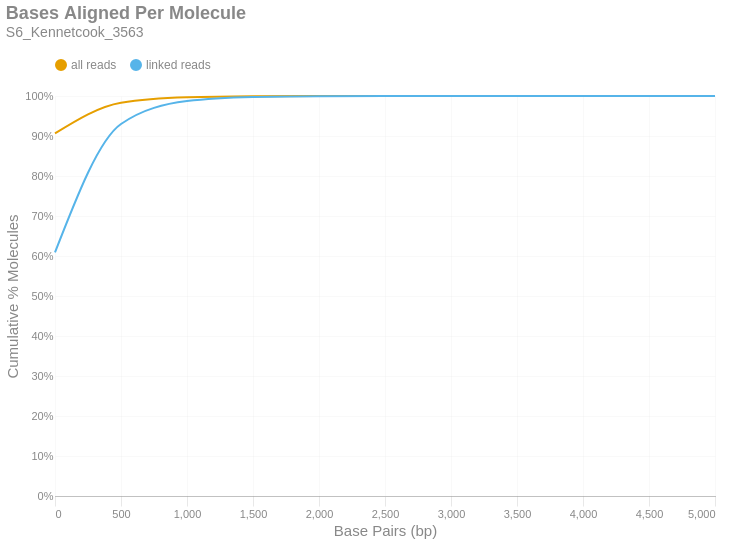

Source (notebook cell):
### Markdown cell above
### Bases Aligned Per Molecule
This is a cumulative frequency distribution showing the number of base pairs aligned per unique molecule. These data are shown in 500 bp bins. There are two distributions: one with `all reads` (yellow) and another with only `linked reads` (blue). The percent of molecules in the `linked reads` distribution is relative to the total number of linked molecules.

### Code cell
if SKIPLR:
    print_html(f"Skipped")
else:
    binned_df = consolidated_hist(valids['aligned_bp'], mask, 500, True)
    with SafeRender(binned_df):
        (
            density_plot(binned_df, 'Bases Aligned Per Molecule', samplename, 'basesper')
            .encode(
                x=alt.X('bin:Q', title="Base Pairs (bp)").axis(tickMinStep=500).scale(padding=0),
                y=alt.Y('value:Q', title='Cumulative % Molecules')
                    .axis(format='%')
                    .scale(domain = [0,1])
                    .stack(False),
                color=alt.Color("key:N").scale(domain = ["all reads", "linked reads"]),
                tooltip = [
                    alt.Tooltip("key:N", title = "Data Type"),
                    alt.Tooltip("range_label:N", title="Bases Aligned Per Molecule"),
                    alt.Tooltip("value:Q", format = ".2%", title="% Molecules (Cum.)")
                ]
            )
        ).display()

### Figure 1 — Vega-Lite specification as saved in the notebook (floating-point values rounded to 4 significant figures)
{"width": "container", "height": 400, "config": {"title": {"anchor": "start", "dy": -15, "fontSize": 18, "color": "#888888", "subtitleColor": "#888888", "subtitleFontSize": 14}, "arc": {"fill": "#0072B2"}, "axis": {"domainColor": "#888888", "domainWidth": 0.5, "gridWidth": 0.2, "grid": false, "titleFontWeight": 400, "titleFontSize": 15, "labelFontSize": 11, "labelColor": "#888888", "tickColor": "#888888", "tickWidth": 0.2, "titleColor": "#888888"}, "axisBand": {"grid": false}, "axisX": {"grid": true, "tickSize": 10, "domainCap": "round"}, "axisY": {"domain": false, "grid": true, "tickSize": 0, "domainCap": "round"}, "background": "transparent", "header": {"labelFontSize": 15, "labelColor": "#888888", "titleFontSize": 15, "titleFontWeight": 600, "titleColor": "#888888"}, "legend": {"labelFont": "sans-serif", "labelFontSize": 12, "labelColor": "#888888", "symbolSize": 100, "symbolType": "circle", "titleFontSize": 12, "titlePadding": 10, "titleColor": "#888888", "title": null, "orient": "top"}, "range": {"category": ["#E69F00", "#56B4E9", "#009E73", "#F0E442", "#0072B2", "#D55E00", "#CC79A7", "#000000"], "diverging": ["#cfe8f3", "#a2d4ec", "#73bfe2", "#46abdb", "#1696d2", "#12719e"]}, "area": {"fill": "#0072B2", "fillOpacity": 0.7, "line": true, "strokeOpacity": 0.7}, "line": {"color": "#0072B2", "stroke": "#0072B2", "strokeWidth": 2}, "trail": {"color": "#0072B2", "stroke": "#0072B2", "strokeWidth": 0, "size": 1}, "point": {"filled": true, "fillOpacity": 1.0, "size": 95}, "text": {"color": "#888888", "fontSize": 11, "align": "right", "fontWeight": 400, "size": 11}, "bar": {"fill": "#0072B2", "stroke": null}, "view": {"stroke": null, "continuousWidth": 660, "continuousHeight": 400}}, "data": {"name": "data-edd5d92873a6b420a7a0d691d11e9a05"}, "mark": {"type": "line", "interpolate": "monotone", "point": {"opacity": 0, "size": 275}}, "encoding": {"color": {"field": "key", "scale": {"domain": ["all reads", "linked reads"]}, "type": "nominal"}, "tooltip": [{"field": "key", "title": "Data Type", "type": "nominal"}, {"field": "range_label", "title": "Bases Aligned Per Molecule", "type": "nominal"}, {"field": "value", "format": ".2%", "title": "% Molecules (Cum.)", "type": "quantitative"}], "x": {"axis": {"tickMinStep": 500}, "field": "bin", "scale": {"padding": 0}, "title": "Base Pairs (bp)", "type": "quantitative"}, "y": {"axis": {"format": "%"}, "field": "value", "scale": {"domain": [0, 1]}, "stack": false, "title": "Cumulative % Molecules", "type": "quantitative"}}, "params": [{"name": "param_c36ac31b6afebe62", "select": {"type": "point", "fields": ["key"]}, "bind": "legend"}], "title": {"text": "Bases Aligned Per Molecule", "subtitle": "S6_Kennetcook_3563"}, "transform": [{"fold": ["all reads (cumsum)", "linked reads (cumsum)"]}, {"calculate": "replace(datum.key, ' (cumsum)', '')", "as": "key"}, {"filter": {"param": "param_c36ac31b6afebe62"}}], "usermeta": {"embedOptions": {"downloadFileName": "S6_Kennetcook_3563.basesper"}}, "$schema": "https://vega.github.io/schema/vega-lite/v6.1.0.json", "datasets": {"data-edd5d92873a6b420a7a0d691d11e9a05": [{"bin": "0.0", "interval": "0.0-500.0", "all reads": 0.9067, "linked reads": 0.609, "all reads (cumsum)": 0.9067, "linked reads (cumsum)": 0.609, "range_label": "0-499"}, {"bin": "500.0", "interval": "500.0-1000.0", "all reads": 0.0766, "linked reads": 0.321, "all reads (cumsum)": 0.9833, "linked reads (cumsum)": 0.93, "range_label": "500-999"}, {"bin": "1000.0", "interval": "1000.0-1500.0", "all reads": 0.01366, "linked reads": 0.05734, "all reads (cumsum)": 0.997, "linked reads (cumsum)": 0.9873, "range_label": "1000-1499"}, {"bin": "1500.0", "interval": "1500.0-2000.0", "all reads": 0.002454, "linked reads": 0.0103, "all reads (cumsum)": 0.9994, "linked reads (cumsum)": 0.9976, "range_label": "1500-1999"}, {"bin": "2000.0", "interval": "2000.0-2500.0", "all reads": 0.0004494, "linked reads": 0.001887, "all reads (cumsum)": 0.9999, "linked reads (cumsum)": 0.9995, "range_label": "2000-2499"}, {"bin": "2500.0", "interval": "2500.0-3000.0", "all reads": 9.678e-05, "linked reads": 0.0004064, "all reads (cumsum)": 1.0, "linked reads (cumsum)": 0.9999, "range_label": "2500-2999"}, {"bin": "3000.0", "interval": "3000.0-3500.0", "all reads": 1.646e-05, "linked reads": 6.913e-05, "all reads (cumsum)": 1.0, "linked reads (cumsum)": 1.0, "range_label": "3000-3499"}, {"bin": "3500.0", "interval": "3500.0-4000.0", "all reads": 3.115e-06, "linked reads": 1.308e-05, "all reads (cumsum)": 1.0, "linked reads (cumsum)": 1.0, "range_label": "3500-3999"}, {"bin": "4000.0", "interval": "4000.0-4500.0", "all reads": 1.224e-06, "linked reads": 5.138e-06, "all reads (cumsum)": 1.0, "linked reads (cumsum)": 1.0, "range_label": "4000-4499"}, {"bin": "4500.0", "interval": "4500.0-5000.0", "all reads": 4.45e-07, "linked reads": 1.869e-06, "all reads (cumsum)": 1.0, "linked reads (cumsum)": 1.0, "range_label": "4500-4999"}, {"bin": "5000.0", "interval": "5000.0-5500.0", "all reads": 1.112e-07, "linked reads": 4.671e-07, "all reads (cumsum)": 1.0, "linked reads (cumsum)": 1.0, "range_label": "5000-5499"}]}}
